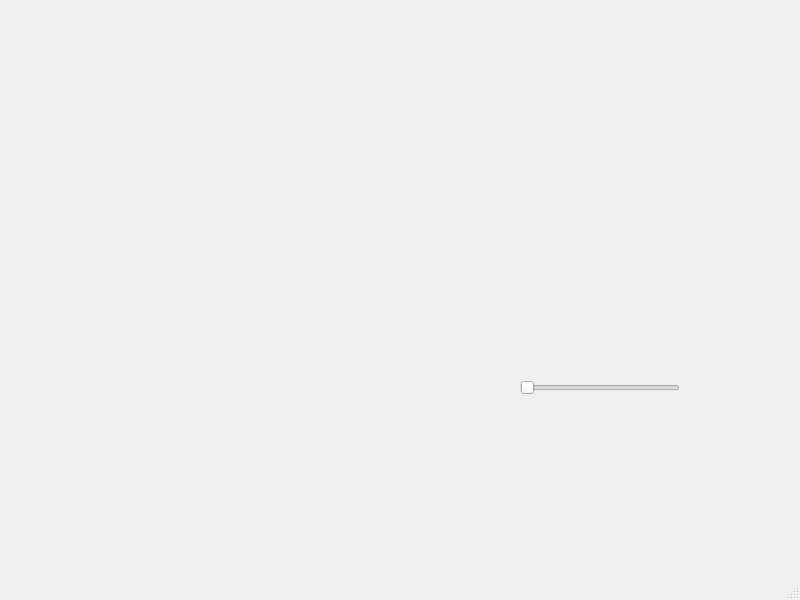
<?xml version="1.0" encoding="UTF-8"?>
<ui version="4.0">
 <class>MainWindow</class>
 <widget class="QMainWindow" name="MainWindow">
  <property name="geometry">
   <rect>
    <x>0</x>
    <y>0</y>
    <width>800</width>
    <height>600</height>
   </rect>
  </property>
  <property name="windowTitle">
   <string>MainWindow</string>
  </property>
  <widget class="QWidget" name="centralwidget">
   <widget class="QSlider" name="horizontalSlider">
    <property name="geometry">
     <rect>
      <x>520</x>
      <y>380</y>
      <width>160</width>
      <height>16</height>
     </rect>
    </property>
    <property name="maximum">
     <number>1000</number>
    </property>
    <property name="orientation">
     <enum>Qt::Horizontal</enum>
    </property>
   </widget>
  </widget>
  <widget class="QMenuBar" name="menubar">
   <property name="geometry">
    <rect>
     <x>0</x>
     <y>0</y>
     <width>800</width>
     <height>20</height>
    </rect>
   </property>
  </widget>
  <widget class="QStatusBar" name="statusbar"/>
 </widget>
 <resources/>
 <connections/>
</ui>
